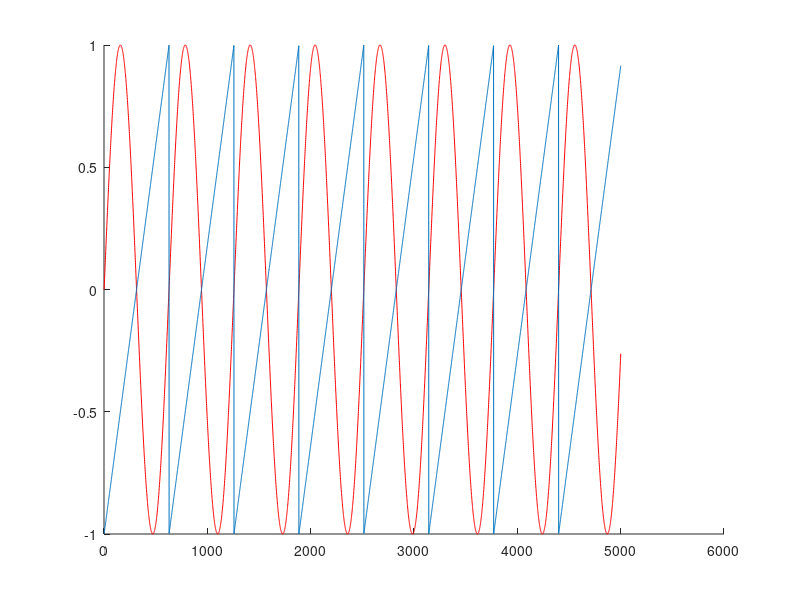

Write MATLAB code to recreate this figure.

clear all;
close all;
clc;

pkg load signal

i = 1;
saw = -1;

for x = 0:0.01:50

	inputs(i) = i;
	sinWave(i) = sin(x);
	sawWave(i) = sawtooth(x);

	i = i + 1;
	saw = saw + 0.01;

	if saw > 1
		saw = -1;
	end
	
	

end

h = figure;
hold on;
plot(inputs, sinWave, 'r');
plot(inputs, sawWave);
hold off;

file = "sin2saw.csv";
delete(file);

csvwrite(file, [1,1,length(sinWave)]);

for i=1:length(sinWave)
	csvwrite(file, [sinWave(i), sawWave(i)], "-append");
end


